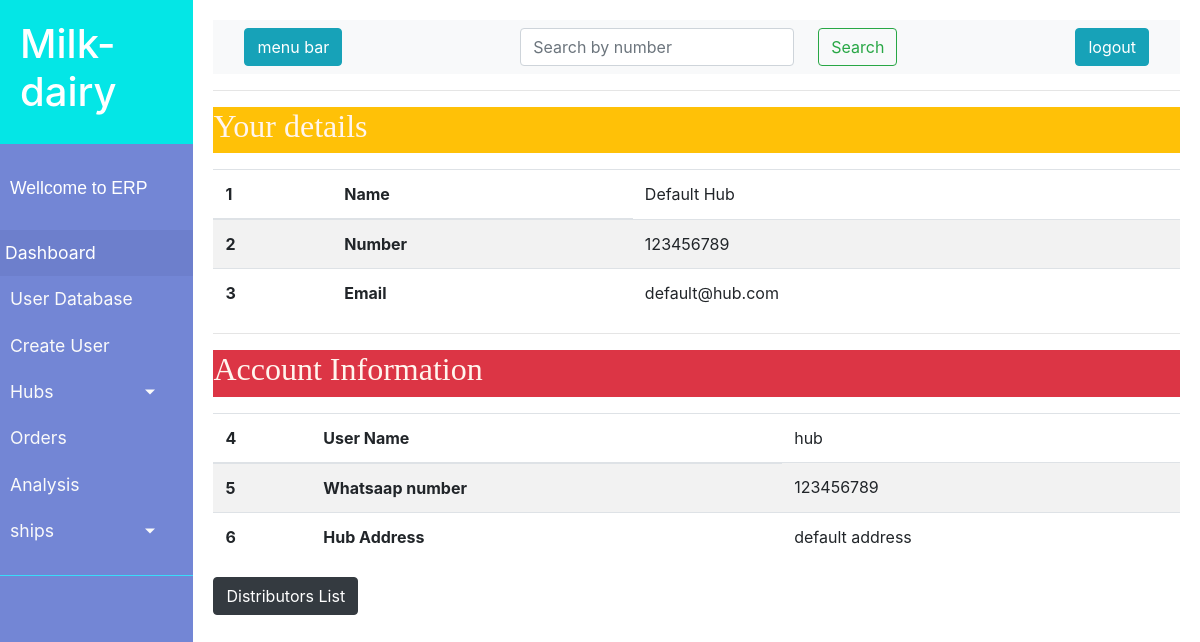
The page /dashboard/hubdetail/1 (signed in) on the database its author committed.
### hub/models.py (models this page shows, shortened)
class Hub_detail(models.Model):
    id = models.AutoField(primary_key=True)
    hub_user = models.OneToOneField(User, on_delete=models.CASCADE)
    hub_name = models.CharField(max_length=225)
    number = models.IntegerField( default=00000000)
    address = models.CharField(max_length=400, default='default_address')
    whatsaap_number = models.IntegerField(default = 0000000000)

### milk/decorators.py (the view)
        def wrapper_func(request, *args, **kwargs):
            group = None
            if request.user.groups.exists():
                group = request.user.groups.all()[0].name
                if group == allowed:
                    return view_func(request, *args, **kwargs)
                else:
                    return HttpResponse('you are not authorised for this action1')
            else:
                return HttpResponse('you are not authorised for this action')

### milkdairy/views.py (called while the page is built)
@login_required(login_url='/')
@authentication(allowed='admin')
def hubdetails(request, id):
    hub = Hub_detail.objects.get(id = id)
    dell = Deliveryboy.objects.filter(hub = hub)
    params = {'hub':hub, 'delivery':dell}
    return render(request, 'milk/hubdetails.html',params)

### milkdairy/templates/milk/hubdetails.html (shortened to what this page needs)
    {% extends 'milk/baseTemplate.html' %}
        {% block body %}
        <div class="d-flex justify-content-start mt-3 bg-warning"> <h2 style="font-family: 'Times New Roman', Times, serif; color: seashell;">Your details</h2></div>
        <table class="table table-striped mt-3">
            <thead>
              <tr>
                <th scope="col">1</th>
                <th scope = "col"> Name</th>
                <td>{{hub.hub_name}}</td>
              </tr>
            </thead>
            <tbody>
              <tr>
                <th scope="col">2</th>
                <th>Number</th>
                <td>{{hub.number}}</td>
              </tr>
              <tr>
                <th scope="col">3</th>
                <th scope = "col"> Email</th>
                <td>{{hub.hub_user.email}}</td>
              </tr>
              </tbody>
              </table>
              <hr>
              <div class="d-flex justify-content-start mt-3 bg-danger"> <h2 style="font-family: 'Times New Roman', Times, serif; color: seashell;">Account Information</h2></div>
              <table class="table table-striped mt-3">
                <thead>
                  <tr>
                    <th scope="col">4</th>
                    <th scope = "col"> User Name</th>
                    <td>{{hub.hub_user.username}}</td>
                  </tr>
                </thead>
                <tbody>
                  <tr>
                    <th scope="col">5</th>
                    <th>Whatsaap number</th>
                    <td>{{hub.whatsaap_number}}</td>
                  </tr>
                  <tr>
                    <th scope="col">6</th>
                    <th>Hub Address</th>
                    <td>{{hub.address}}</td>
                  </tr>
                  </tbody>
                  </table>
            <button type=button data-toggle="collapse" data-target="#tabel" class="btn btn-dark mb-4" aria-expanded="false"
            aria-controls="tabel">Distributors List</button>
            </div>
       {% endblock %}

### rows shown on the page
Hub_detail: hub_name "Default Hub", number "123456789", hub_user.email "default@hub.com", hub_user.username "hub", whatsaap_number "123456789", address "default address"
